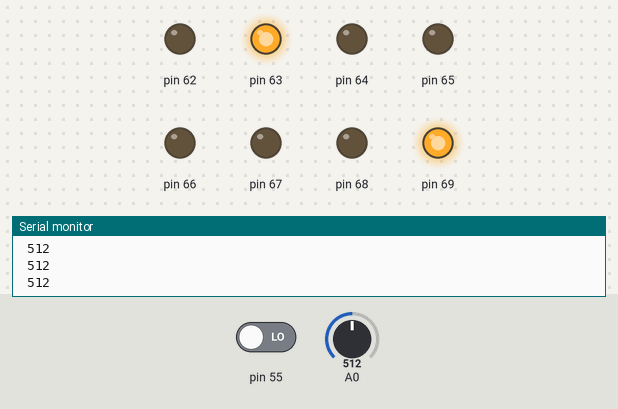
Bench run of a sketch on a simulated Arduino Mega 2560, built with avr-gcc and run on an emulated ATmega2560. Parts: output pins drawn as LEDs (lit = HIGH), the last lines printed to the serial monitor. The inputs (shaded band) are chosen by the test bench; at power-on: A0 = 512, pin 55 LOW.

Above: at 0.8 s.
0.9 s: A0 set to 450
2.4 s: A0 set to 431
At 2.7 s:
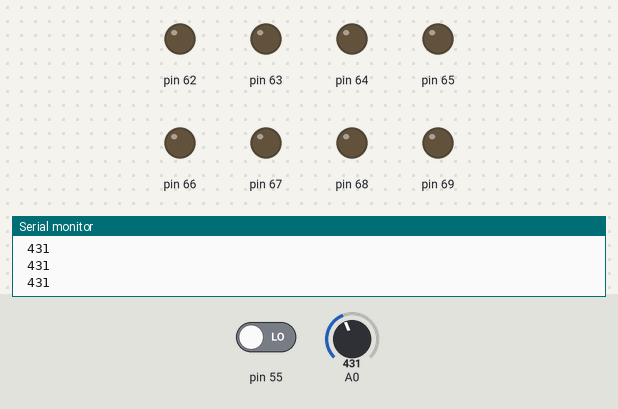
3.9 s: A0 set to 409
5.4 s: A0 set to 389
At 6.2 s:
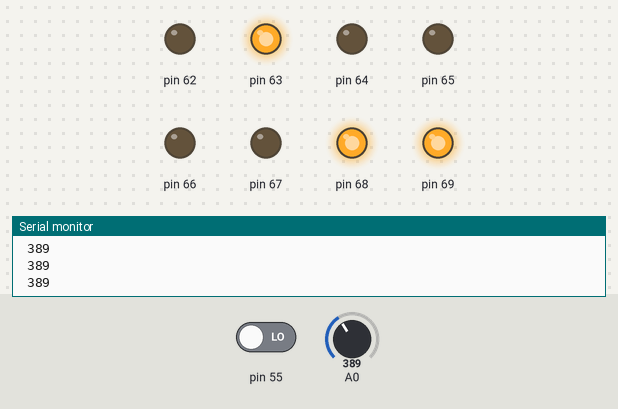
6.9 s: A0 set to 810
At 7.2 s:
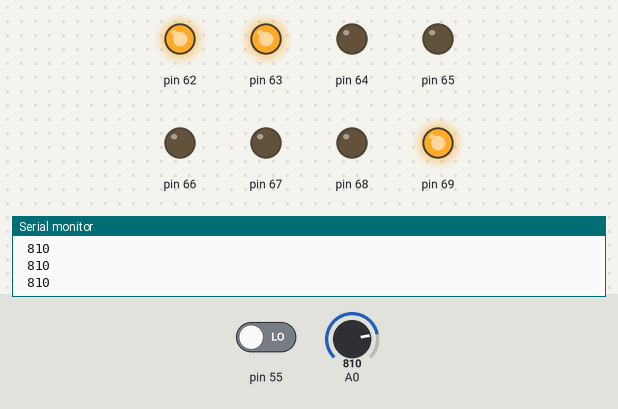
8.4 s: A0 set to 788
At 9.5 s:
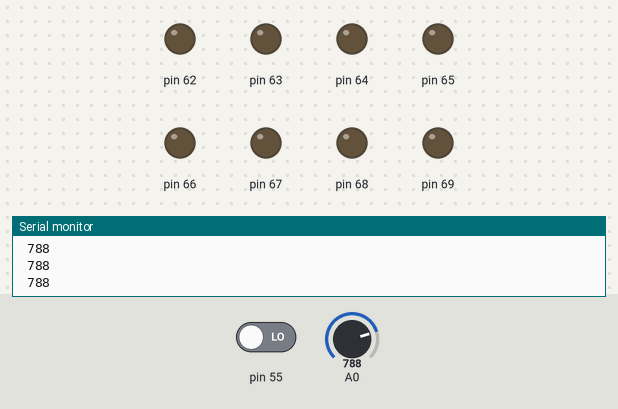
Timing chart, 0 to 10.9 s (numbered marks = the images above; inputs shaded):
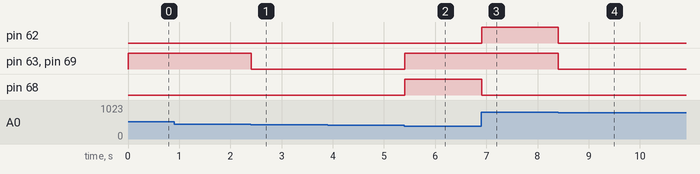

Measured:
- the behaviour switches between 440 and 439 on A0 (found by bisection; images 0 and 1)
- the behaviour switches between 401 and 400 on A0 (found by bisection; images 1 and 2)
- the behaviour switches between 800 and 799 on A0 (found by bisection; images 3 and 4)
- after the input at 2.4 s, pin 63, pin 69: HIGH → LOW at once
- after the input at 5.4 s, pin 63, pin 68, pin 69: LOW → HIGH at once
- after the input at 6.9 s, pin 62: LOW → HIGH at once; pin 68: HIGH → LOW at once
- after the input at 8.4 s, pin 62, pin 63, pin 69: HIGH → LOW at once

The sketch:

AVR-ADE-LSA08-ANALOG-LINE-FOLLWER.ino
```cpp
#define F_CPU 8000000UL
#include <avr/io.h>
#include <util/delay.h>
#include <stdlib.h>
#define JPIN PINF>>1


void adcinstall()
{
  ADMUX = (1 << REFS1) | (1 << REFS0) | (0 << ADLAR);
  ADCSRA = (1 << ADEN) | (1 << ADPS2) | (1 << ADPS1) | (1 << ADPS0);
}

void converter(int channel)
{
  ADMUX = (ADMUX | channel );
  ADCSRA |= (1 << ADSC);
  while ((ADCSRA & (1 << ADIF)) == 0);
}


int main(void)
{
  DDRK = 0xFF;
  DDRF = 0x00;
  PORTF = 0X00;
  int positionvalue;
  adcinstall();
  Serial.begin(9600);


  //  PORTK=0b10000010; //FRONT

  // PORTK=0b11000011; //BACK

  //  PORTK=0b11000010; //LEFT

  //PORTK=0b10000011; //RIGHT

  while (1)
  {


    converter(0);

    //    positionvalue=((ADC/921)*70);

    Serial.print(ADC);

    Serial.print("\n ");
    if ((JPIN & 0b1))
    {
     PORTK=0;
    }

    if ((ADC >= 440 && ADC <= 600)) //(positionvalue>=30 && positionvalue<=40)
    {
      PORTK = 0b10000010; //FRONT
    }


    else if ((ADC >= 0 && ADC <= 400)) //(positionvalue>=0 && positionvalue<=29)
    {
      PORTK = 0b11000010; //LEFT
    }


    else if ((ADC >= 800 && ADC <= 980)) //(positionvalue>41 && positionvalue<=70)
    {
      PORTK = 0b10000011; //RIGHT
    }

    else
    {
      PORTK = 0x00;
    }

  }
}
```
